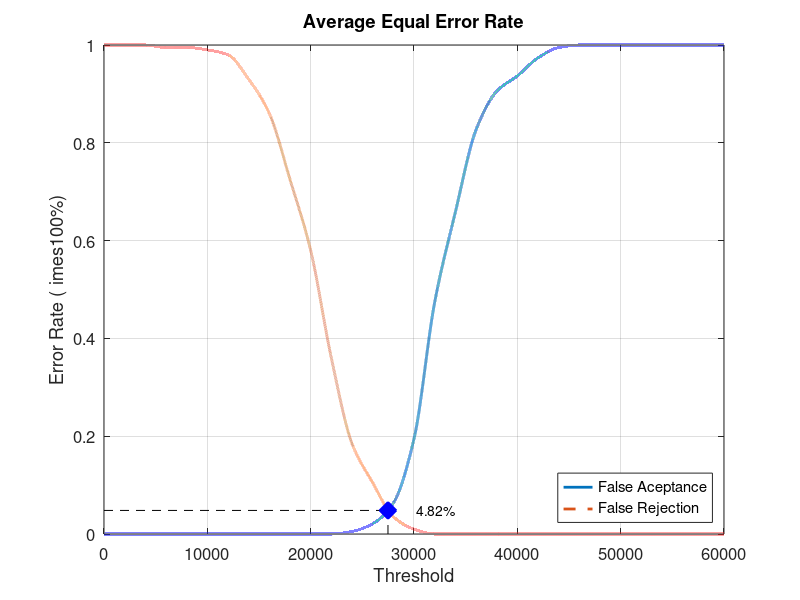
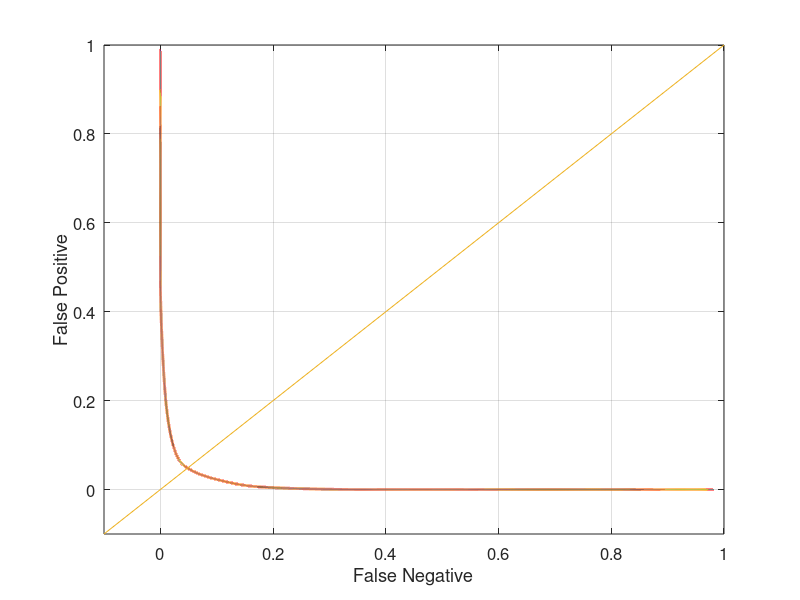

The MATLAB source for these figures, in order:
close all;
clear;
clc;
x = 0:2000:60000;
xq = 0:0.5:60000;

y0 = [0 0 0 0 0 0 0 0 0 0 0 0 0.00526316 0.0210526 0.0631579 0.194737 0.473684 0.657895 0.826316 0.905263 0.936842 0.973684 0.994737 1 1 1 1 1 1 1 1]
yy0 = interp1(x, y0, xq, 'pchip');
y1 = [1 1 1 0.995 0.995 0.99 0.98 0.93 0.86 0.725 0.58 0.36 0.185 0.105 0.035 0.01 0 0 0 0 0 0 0 0 0 0 0 0 0 0 0]
yy1 = interp1(x, y1, xq, 'pchip');

% Calculating EER: 
y2 = abs(y0 - y1);
find(y2 == min(y2))
yy2 = abs(yy0 - yy1);
xEER = find(yy2 == min(yy2));
xEERIndex = xq(xEER) % X-axis EER
yEER = yy0(xEER) % Y-axis EER

main = figure
plot(xq, yy0,'-','LineWidth', 2);	hold on
plot(xq, yy1,'--','LineWidth', 2);	hold on
plot([xEERIndex xEERIndex], [0 yEER], 'k--');	hold on
plot([0 xEERIndex], [yEER yEER], 'k--');	hold on
plot(xEERIndex, yEER, 'bx', 'LineWidth', 10);	hold on
text(xEERIndex + 10 * xEERIndex / 100, yEER, [num2str(round((10000 * yEER)) / 100) '%'])
legend('False Aceptance', 'False Rejection', 'Location', 'SouthEast')
xlabel('Threshold')
ylabel('Error Rate (	imes100%)')
title('Average Equal Error Rate')
set(gca, 'FontSize', 12)
axis([0 60000 0 1])
grid on

print(main, 'Database3_2Main', '-dpng');
FNRxFPR = figure('Color', [1 1 1]);
plot(yy1, yy0, '-', yy1, yy0, 'LineWidth', 2);
hold on
y = -0.1:0.1:1
plot(y, y); 
set(gca, 'FontSize', 12)
xlabel('False Negative')
ylabel('False Positive')
axis([-0.1 1 -0.1 1])
set(gca, 'FontSize', 12)
grid on

print(FNRxFPR, 'Database3_2FNRxFPR','-dpng');
